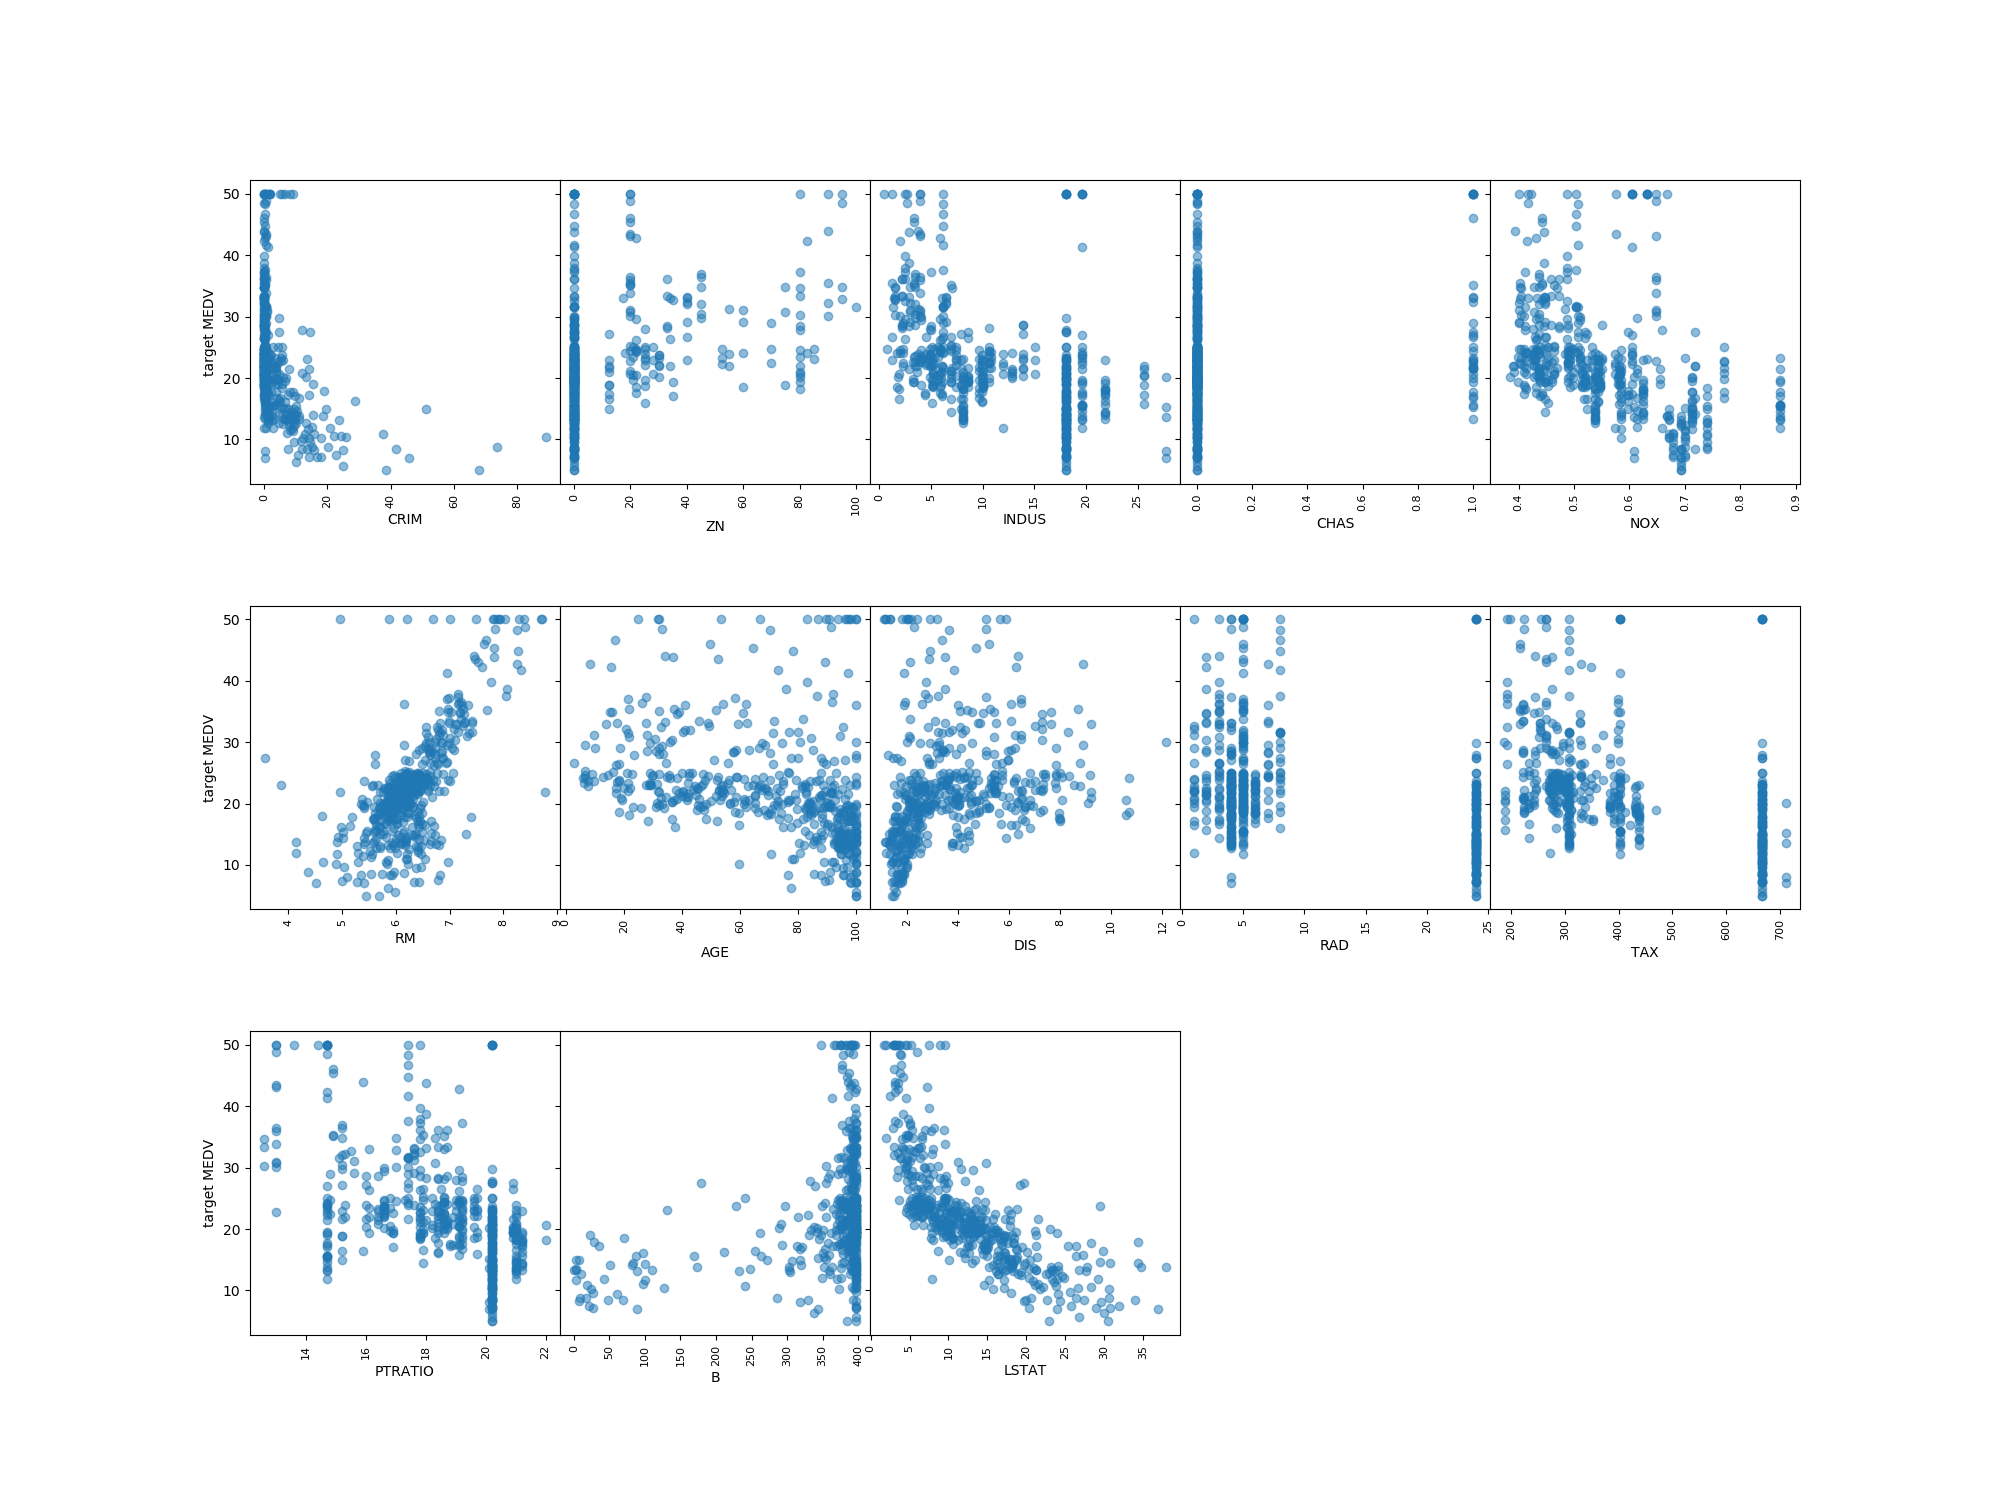

The script that saved this image:

from sklearn.datasets import load_boston
import matplotlib.pyplot as plt
import numpy as np

boston=load_boston()
data=boston.data
target=boston.target
feature_names=boston.feature_names

fig,ax=plt.subplots(3,5,figsize=(20,15))
for i in range(3):
    for j in range(5):
        try:
            if j!=0:
                ax[i,j].set_yticklabels([])
            ax[i,j].scatter(data[:,i*5+j],target,alpha=0.5)
            ax[i,j].set_xlabel(feature_names[i*5+j])
            ax[i,j].tick_params('x',rotation=90,labelsize=8)
        except:
            break
plt.subplots_adjust(wspace=0,hspace=0.4)
ax[0,0].set_ylabel('target MEDV')
ax[1,0].set_ylabel('target MEDV')
ax[2,0].set_ylabel('target MEDV')

ax[2,3].set_visible(False)
ax[2,4].set_visible(False)

plt.savefig("task33.png")
plt.show()

